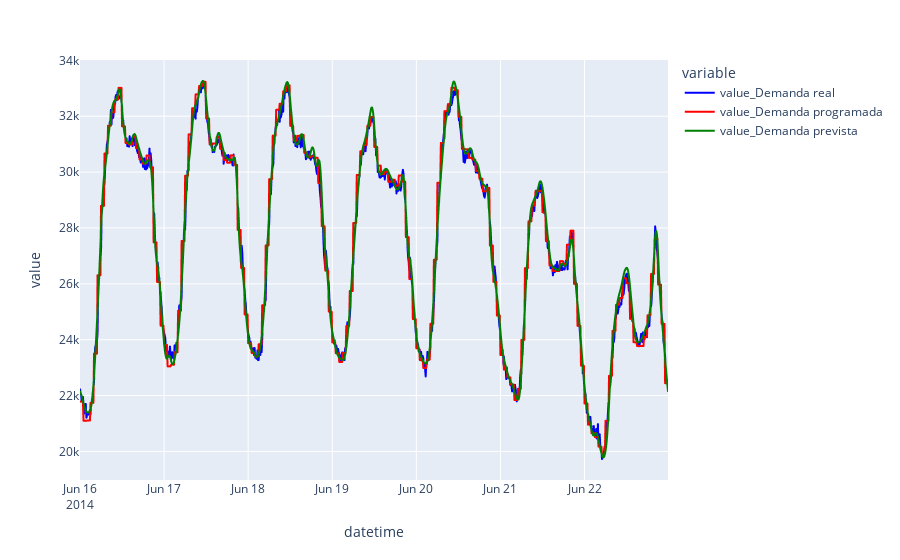

Notebook code for this chart:
### Code cell
año = 2014
semana_del_año = 25
df_year2 = df2[df2["datetime"].dt.year == int(año)]
df_week2 = df_year2[df_year2["datetime"].dt.isocalendar().week == int(semana_del_año)]
fig = px.line(df_week2, x='datetime', y=["value_Demanda real", "value_Demanda programada", "value_Demanda prevista"], color_discrete_sequence=['blue', 'red', "green"])
fig.show()

### Figure 1 — Plotly figure (JSON) as saved in the notebook; plotly's stock layout.template omitted (floating-point values rounded to 4 significant figures; data arrays with more than 128 entries replaced by an {"elided": "..."} marker saying what was removed)
{"data": [{"hovertemplate": "variable=value_Demanda real<br>datetime=%{x}<br>value=%{y}<extra></extra>", "legendgroup": "value_Demanda real", "line": {"color": "blue", "dash": "solid"}, "marker": {"symbol": "circle"}, "mode": "lines", "name": "value_Demanda real", "showlegend": true, "type": "scattergl", "x": {"elided": "1008 str values"}, "xaxis": "x", "y": {"elided": "1008 int values"}, "yaxis": "y"}, {"hovertemplate": "variable=value_Demanda programada<br>datetime=%{x}<br>value=%{y}<extra></extra>", "legendgroup": "value_Demanda programada", "line": {"color": "red", "dash": "solid"}, "marker": {"symbol": "circle"}, "mode": "lines", "name": "value_Demanda programada", "showlegend": true, "type": "scattergl", "x": {"elided": "1008 str values"}, "xaxis": "x", "y": {"elided": "1008 int values"}, "yaxis": "y"}, {"hovertemplate": "variable=value_Demanda prevista<br>datetime=%{x}<br>value=%{y}<extra></extra>", "legendgroup": "value_Demanda prevista", "line": {"color": "green", "dash": "solid"}, "marker": {"symbol": "circle"}, "mode": "lines", "name": "value_Demanda prevista", "showlegend": true, "type": "scattergl", "x": {"elided": "1008 str values"}, "xaxis": "x", "y": {"elided": "1008 int values"}, "yaxis": "y"}], "layout": {"legend": {"title": {"text": "variable"}, "tracegroupgap": 0}, "margin": {"t": 60}, "xaxis": {"anchor": "y", "domain": [0, 1], "title": {"text": "datetime"}}, "yaxis": {"anchor": "x", "domain": [0, 1], "title": {"text": "value"}}}}
